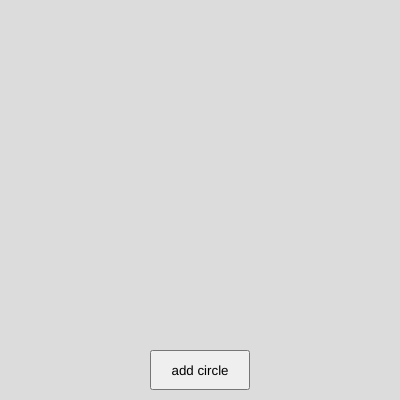
Frame 1 (no input)
Frame 60 (no input): identical to frame 1, image omitted
Frame 120 (the mouse pressed at the canvas centre since frame 60): identical to frame 1, image omitted

The p5.js sketch that drew this single still picture (run headless with seeded random() and noise() and a simulated clock; from frame 60 on, the mouse is pressed at the canvas centre):

// p5.js sketch
// ── sketch.js
let modeButton;
let buttonText = "add circle";
let circles = [];

function setup() {
  createCanvas(400, 400);
  noStroke();
  buttonSetup();
}

function buttonSetup() {
  modeButton = createButton(buttonText);
  modeButton.size(100, 40);
  modeButton.position(width / 2 - 50, height - 50);
  modeButton.mouseClicked(addCircle);
}

function draw() {
  background(220);

  for (let c of circles) {
    fill(c.col);
    ellipse(c.x, c.y, c.r);
  }
}

function addCircle() {
  circles.push({
    x: random(width),
    y: random(height - 60),
    r: random(20, 60),
    col: color(random(255), random(255), random(255))
  });
}
